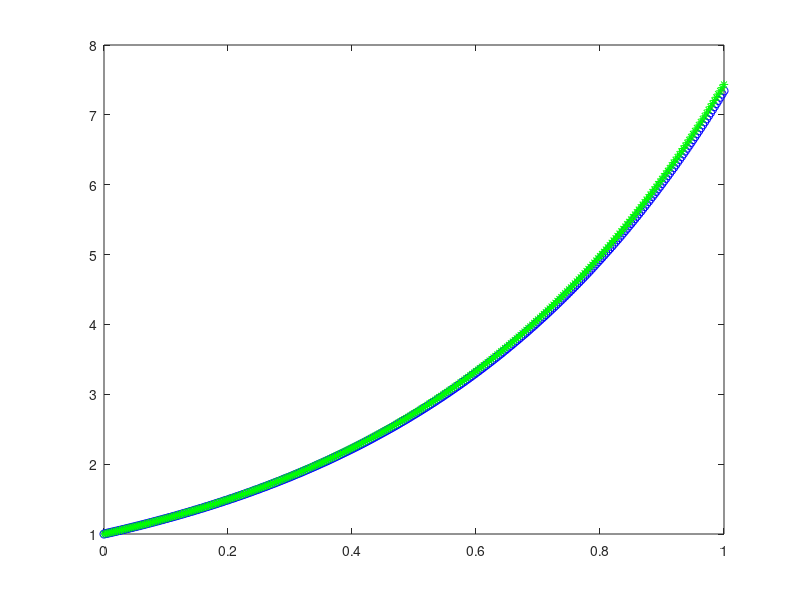

MATLAB code for this plot:
clear all
close all

format long

%%%
% forward- and backward Euler for ODE
% dy/dt = lambda y, [0,1]
% y(0) = y_0

% check error
%%%

lambda = 2;
y0 = 1;

Error = []; %left: uf-y; right: ub-y

for N = [10 20 40 80 160 320]
    h = 1/N;
    x = [0:h:1];
    %exact solution
    y = y0*exp(lambda*x);
    %Forward Euler
    uf = zeros(1,N+1);
    %Backward Euler
    ub = zeros(1,N+1);
    
    uf(1) = y0;
    ub(1) = y0;
    
    for n = 1:N
        uf(n+1) = (1+h*lambda)*uf(n);
        ub(n+1) = ub(n)/(1-h*lambda);
    end
    
    plot(x,y,'r', x, uf, 'bo', x, ub, 'g*');
    Error = [Error; norm(uf-y,inf) norm(ub-y,inf)];
    
    pause
    
end

Error 
